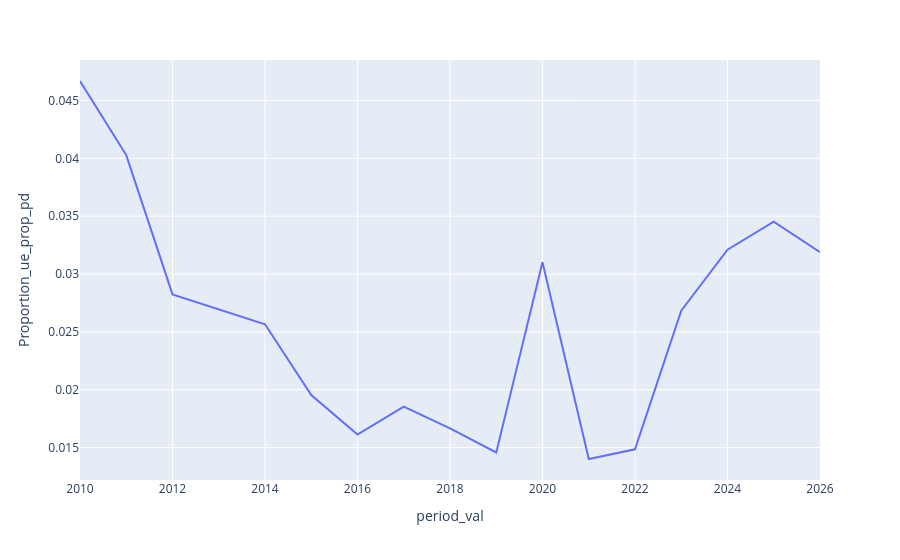

Write notebook code for a chart like this one.
### Code cell
px.line(df_pd_ue_props.query(
"period == 'year_as_str' & occ2010 == 'Software developers, \
applications and systems software' & empstat_condensed_ue_prop_pd == \
'Unemployed' & age_range == 'All'"), x = 'period_val', 
y = 'Proportion_ue_prop_pd')

### Figure 1 — Plotly figure (JSON) as saved in the notebook; plotly's stock layout.template omitted (floating-point values rounded to 4 significant figures)
{"data": [{"hovertemplate": "period_val=%{x}<br>Proportion_ue_prop_pd=%{y}<extra></extra>", "legendgroup": "", "line": {"color": "#636efa", "dash": "solid"}, "marker": {"symbol": "circle"}, "mode": "lines", "name": "", "orientation": "v", "showlegend": false, "type": "scatter", "x": [2010, 2011, 2012, 2013, 2014, 2015, 2016, 2017, 2018, 2019, 2020, 2021, 2022, 2023, 2024, 2025, 2026], "xaxis": "x", "y": [0.04669, 0.04028, 0.02824, 0.02698, 0.02566, 0.01954, 0.01612, 0.01853, 0.01666, 0.01457, 0.03102, 0.01401, 0.01485, 0.02683, 0.0321, 0.03453, 0.03189], "yaxis": "y"}], "layout": {"legend": {"tracegroupgap": 0}, "margin": {"t": 60}, "xaxis": {"anchor": "y", "domain": [0, 1], "title": {"text": "period_val"}}, "yaxis": {"anchor": "x", "domain": [0, 1], "title": {"text": "Proportion_ue_prop_pd"}}}}
